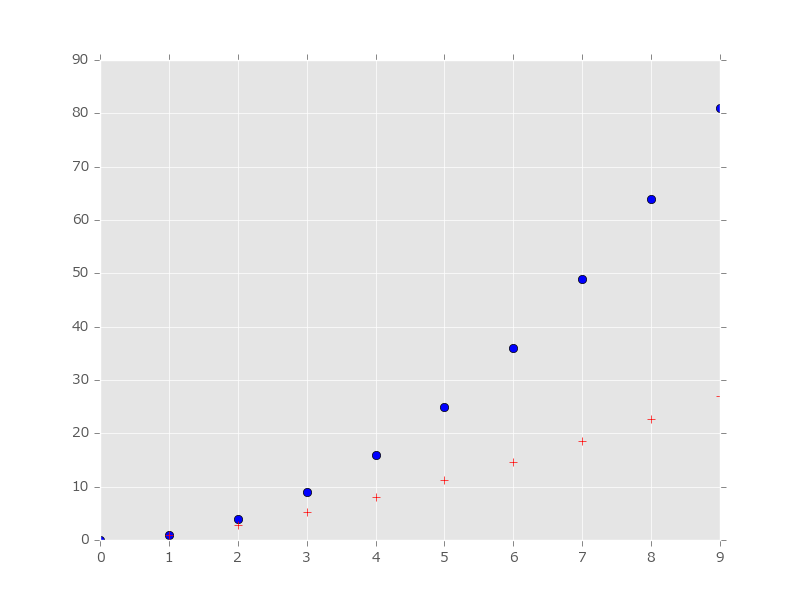

Here is the Python script that generated this plot:
import numpy as np
from utatane import as_command


@as_command
def render(plt):
    xs = np.arange(10)

    ys0 = np.power(xs, 2)
    plt.plot(xs, ys0, "bo")  # blue circle

    ys1 = np.power(xs, 1.5)
    plt.plot(xs, ys1, "r+")  # red ditto
